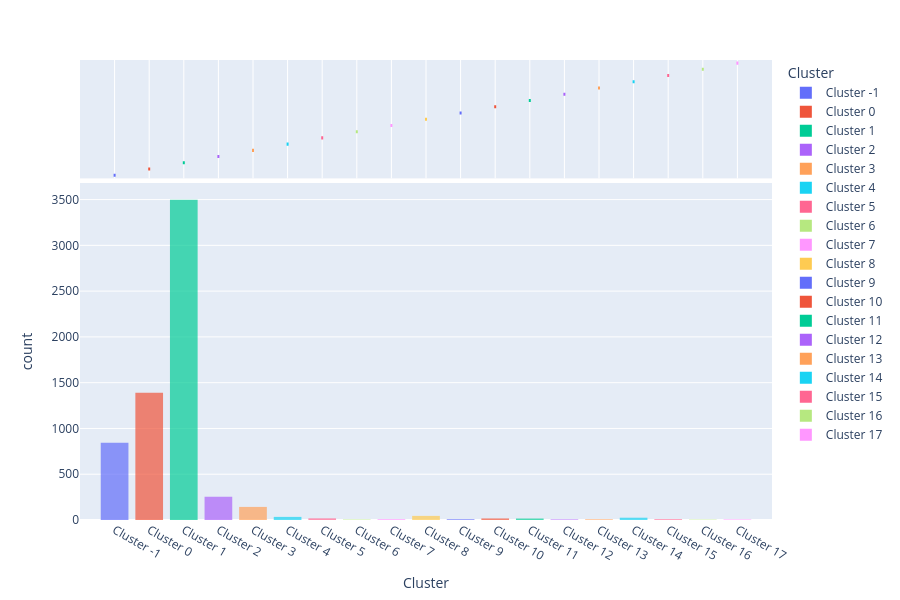

Source (notebook cell):
### Markdown cell above
Exiba um gráfico com a distribuição dos clusters gerados.

### Code cell
plot_model(dbscan, plot='distribution')

### Figure 1 — Plotly figure (JSON) as saved in the notebook; plotly's stock layout.template omitted (floating-point values rounded to 4 significant figures; data arrays with more than 128 entries replaced by an {"elided": "..."} marker saying what was removed)
{"data": [{"alignmentgroup": "True", "bingroup": "x", "hovertemplate": "Cluster=%{x}<br>count=%{y}<extra></extra>", "legendgroup": "Cluster -1", "marker": {"color": "#636efa", "opacity": 0.7, "pattern": {"shape": ""}}, "name": "Cluster -1", "offsetgroup": "Cluster -1", "orientation": "v", "showlegend": true, "type": "histogram", "x": {"elided": "844 str values"}, "xaxis": "x", "yaxis": "y"}, {"alignmentgroup": "True", "customdata": {"elided": "844x10 mixed values"}, "hovertemplate": "Cluster=%{x}<br>status_type=%{customdata[0]}<br>num_reactions=%{customdata[1]}<br>num_comments=%{customdata[2]}<br>num_shares=%{customdata[3]}<br>num_likes=%{customdata[4]}<br>num_loves=%{customdata[5]}<br>num_wows=%{customdata[6]}<br>num_hahas=%{customdata[7]}<br>num_sads=%{customdata[8]}<br>num_angrys=%{customdata[9]}<extra></extra>", "legendgroup": "Cluster -1", "marker": {"color": "#636efa"}, "name": "Cluster -1", "notched": true, "offsetgroup": "Cluster -1", "showlegend": false, "type": "box", "x": {"elided": "844 str values"}, "xaxis": "x2", "yaxis": "y2"}, {"alignmentgroup": "True", "bingroup": "x", "hovertemplate": "Cluster=%{x}<br>count=%{y}<extra></extra>", "legendgroup": "Cluster 0", "marker": {"color": "#EF553B", "opacity": 0.7, "pattern": {"shape": ""}}, "name": "Cluster 0", "offsetgroup": "Cluster 0", "orientation": "v", "showlegend": true, "type": "histogram", "x": {"elided": "1391 str values"}, "xaxis": "x", "yaxis": "y"}, {"alignmentgroup": "True", "customdata": {"elided": "1391x10 mixed values"}, "hovertemplate": "Cluster=%{x}<br>status_type=%{customdata[0]}<br>num_reactions=%{customdata[1]}<br>num_comments=%{customdata[2]}<br>num_shares=%{customdata[3]}<br>num_likes=%{customdata[4]}<br>num_loves=%{customdata[5]}<br>num_wows=%{customdata[6]}<br>num_hahas=%{customdata[7]}<br>num_sads=%{customdata[8]}<br>num_angrys=%{customdata[9]}<extra></extra>", "legendgroup": "Cluster 0", "marker": {"color": "#EF553B"}, "name": "Cluster 0", "notched": true, "offsetgroup": "Cluster 0", "showlegend": false, "type": "box", "x": {"elided": "1391 str values"}, "xaxis": "x2", "yaxis": "y2"}, {"alignmentgroup": "True", "bingroup": "x", "hovertemplate": "Cluster=%{x}<br>count=%{y}<extra></extra>", "legendgroup": "Cluster 1", "marker": {"color": "#00cc96", "opacity": 0.7, "pattern": {"shape": ""}}, "name": "Cluster 1", "offsetgroup": "Cluster 1", "orientation": "v", "showlegend": true, "type": "histogram", "x": {"elided": "3497 str values"}, "xaxis": "x", "yaxis": "y"}, {"alignmentgroup": "True", "customdata": {"elided": "3497x10 mixed values"}, "hovertemplate": "Cluster=%{x}<br>status_type=%{customdata[0]}<br>num_reactions=%{customdata[1]}<br>num_comments=%{customdata[2]}<br>num_shares=%{customdata[3]}<br>num_likes=%{customdata[4]}<br>num_loves=%{customdata[5]}<br>num_wows=%{customdata[6]}<br>num_hahas=%{customdata[7]}<br>num_sads=%{customdata[8]}<br>num_angrys=%{customdata[9]}<extra></extra>", "legendgroup": "Cluster 1", "marker": {"color": "#00cc96"}, "name": "Cluster 1", "notched": true, "offsetgroup": "Cluster 1", "showlegend": false, "type": "box", "x": {"elided": "3497 str values"}, "xaxis": "x2", "yaxis": "y2"}, {"alignmentgroup": "True", "bingroup": "x", "hovertemplate": "Cluster=%{x}<br>count=%{y}<extra></extra>", "legendgroup": "Cluster 2", "marker": {"color": "#ab63fa", "opacity": 0.7, "pattern": {"shape": ""}}, "name": "Cluster 2", "offsetgroup": "Cluster 2", "orientation": "v", "showlegend": true, "type": "histogram", "x": {"elided": "254 str values"}, "xaxis": "x", "yaxis": "y"}, {"alignmentgroup": "True", "customdata": {"elided": "254x10 mixed values"}, "hovertemplate": "Cluster=%{x}<br>status_type=%{customdata[0]}<br>num_reactions=%{customdata[1]}<br>num_comments=%{customdata[2]}<br>num_shares=%{customdata[3]}<br>num_likes=%{customdata[4]}<br>num_loves=%{customdata[5]}<br>num_wows=%{customdata[6]}<br>num_hahas=%{customdata[7]}<br>num_sads=%{customdata[8]}<br>num_angrys=%{customdata[9]}<extra></extra>", "legendgroup": "Cluster 2", "marker": {"color": "#ab63fa"}, "name": "Cluster 2", "notched": true, "offsetgroup": "Cluster 2", "showlegend": false, "type": "box", "x": {"elided": "254 str values"}, "xaxis": "x2", "yaxis": "y2"}, {"alignmentgroup": "True", "bingroup": "x", "hovertemplate": "Cluster=%{x}<br>count=%{y}<extra></extra>", "legendgroup": "Cluster 3", "marker": {"color": "#FFA15A", "opacity": 0.7, "pattern": {"shape": ""}}, "name": "Cluster 3", "offsetgroup": "Cluster 3", "orientation": "v", "showlegend": true, "type": "histogram", "x": {"elided": "143 str values"}, "xaxis": "x", "yaxis": "y"}, {"alignmentgroup": "True", "customdata": {"elided": "143x10 mixed values"}, "hovertemplate": "Cluster=%{x}<br>status_type=%{customdata[0]}<br>num_reactions=%{customdata[1]}<br>num_comments=%{customdata[2]}<br>num_shares=%{customdata[3]}<br>num_likes=%{customdata[4]}<br>num_loves=%{customdata[5]}<br>num_wows=%{customdata[6]}<br>num_hahas=%{customdata[7]}<br>num_sads=%{customdata[8]}<br>num_angrys=%{customdata[9]}<extra></extra>", "legendgroup": "Cluster 3", "marker": {"color": "#FFA15A"}, "name": "Cluster 3", "notched": true, "offsetgroup": "Cluster 3", "showlegend": false, "type": "box", "x": {"elided": "143 str values"}, "xaxis": "x2", "yaxis": "y2"}, {"alignmentgroup": "True", "bingroup": "x", "hovertemplate": "Cluster=%{x}<br>count=%{y}<extra></extra>", "legendgroup": "Cluster 4", "marker": {"color": "#19d3f3", "opacity": 0.7, "pattern": {"shape": ""}}, "name": "Cluster 4", "offsetgroup": "Cluster 4", "orientation": "v", "showlegend": true, "type": "histogram", "x": ["Cluster 4", "Cluster 4", "Cluster 4", "Cluster 4", "Cluster 4", "Cluster 4", "Cluster 4", "Cluster 4", "Cluster 4", "Cluster 4", "Cluster 4", "Cluster 4", "Cluster 4", "Cluster 4", "Cluster 4", "Cluster 4", "Cluster 4", "Cluster 4", "Cluster 4", "Cluster 4", "Cluster 4", "Cluster 4", "Cluster 4", "Cluster 4", "Cluster 4", "Cluster 4", "Cluster 4", "Cluster 4", "Cluster 4", "Cluster 4", "Cluster 4", "Cluster 4", "Cluster 4", "Cluster 4"], "xaxis": "x", "yaxis": "y"}, {"alignmentgroup": "True", "customdata": {"elided": "34x10 mixed values"}, "hovertemplate": "Cluster=%{x}<br>status_type=%{customdata[0]}<br>num_reactions=%{customdata[1]}<br>num_comments=%{customdata[2]}<br>num_shares=%{customdata[3]}<br>num_likes=%{customdata[4]}<br>num_loves=%{customdata[5]}<br>num_wows=%{customdata[6]}<br>num_hahas=%{customdata[7]}<br>num_sads=%{customdata[8]}<br>num_angrys=%{customdata[9]}<extra></extra>", "legendgroup": "Cluster 4", "marker": {"color": "#19d3f3"}, "name": "Cluster 4", "notched": true, "offsetgroup": "Cluster 4", "showlegend": false, "type": "box", "x": ["Cluster 4", "Cluster 4", "Cluster 4", "Cluster 4", "Cluster 4", "Cluster 4", "Cluster 4", "Cluster 4", "Cluster 4", "Cluster 4", "Cluster 4", "Cluster 4", "Cluster 4", "Cluster 4", "Cluster 4", "Cluster 4", "Cluster 4", "Cluster 4", "Cluster 4", "Cluster 4", "Cluster 4", "Cluster 4", "Cluster 4", "Cluster 4", "Cluster 4", "Cluster 4", "Cluster 4", "Cluster 4", "Cluster 4", "Cluster 4", "Cluster 4", "Cluster 4", "Cluster 4", "Cluster 4"], "xaxis": "x2", "yaxis": "y2"}, {"alignmentgroup": "True", "bingroup": "x", "hovertemplate": "Cluster=%{x}<br>count=%{y}<extra></extra>", "legendgroup": "Cluster 5", "marker": {"color": "#FF6692", "opacity": 0.7, "pattern": {"shape": ""}}, "name": "Cluster 5", "offsetgroup": "Cluster 5", "orientation": "v", "showlegend": true, "type": "histogram", "x": ["Cluster 5", "Cluster 5", "Cluster 5", "Cluster 5", "Cluster 5", "Cluster 5", "Cluster 5", "Cluster 5", "Cluster 5", "Cluster 5", "Cluster 5", "Cluster 5", "Cluster 5", "Cluster 5", "Cluster 5", "Cluster 5", "Cluster 5", "Cluster 5"], "xaxis": "x", "yaxis": "y"}, {"alignmentgroup": "True", "customdata": {"elided": "18x10 mixed values"}, "hovertemplate": "Cluster=%{x}<br>status_type=%{customdata[0]}<br>num_reactions=%{customdata[1]}<br>num_comments=%{customdata[2]}<br>num_shares=%{customdata[3]}<br>num_likes=%{customdata[4]}<br>num_loves=%{customdata[5]}<br>num_wows=%{customdata[6]}<br>num_hahas=%{customdata[7]}<br>num_sads=%{customdata[8]}<br>num_angrys=%{customdata[9]}<extra></extra>", "legendgroup": "Cluster 5", "marker": {"color": "#FF6692"}, "name": "Cluster 5", "notched": true, "offsetgroup": "Cluster 5", "showlegend": false, "type": "box", "x": ["Cluster 5", "Cluster 5", "Cluster 5", "Cluster 5", "Cluster 5", "Cluster 5", "Cluster 5", "Cluster 5", "Cluster 5", "Cluster 5", "Cluster 5", "Cluster 5", "Cluster 5", "Cluster 5", "Cluster 5", "Cluster 5", "Cluster 5", "Cluster 5"], "xaxis": "x2", "yaxis": "y2"}, {"alignmentgroup": "True", "bingroup": "x", "hovertemplate": "Cluster=%{x}<br>count=%{y}<extra></extra>", "legendgroup": "Cluster 6", "marker": {"color": "#B6E880", "opacity": 0.7, "pattern": {"shape": ""}}, "name": "Cluster 6", "offsetgroup": "Cluster 6", "orientation": "v", "showlegend": true, "type": "histogram", "x": ["Cluster 6", "Cluster 6", "Cluster 6", "Cluster 6", "Cluster 6", "Cluster 6"], "xaxis": "x", "yaxis": "y"}, {"alignmentgroup": "True", "customdata": [["video", 378, 512, 30, 348, 27, 2, 0, 0, 1], ["video", 247, 606, 26, 191, 54, 0, 1, 0, 1], ["video", 228, 507, 42, 184, 40, 1, 2, 0, 1], ["video", 295, 453, 53, 260, 32, 1, 1, 0, 1], ["video", 299, 564, 42, 262, 34, 1, 1, 0, 1], ["video", 214, 778, 56, 181, 29, 1, 2, 0, 1]], "hovertemplate": "Cluster=%{x}<br>status_type=%{customdata[0]}<br>num_reactions=%{customdata[1]}<br>num_comments=%{customdata[2]}<br>num_shares=%{customdata[3]}<br>num_likes=%{customdata[4]}<br>num_loves=%{customdata[5]}<br>num_wows=%{customdata[6]}<br>num_hahas=%{customdata[7]}<br>num_sads=%{customdata[8]}<br>num_angrys=%{customdata[9]}<extra></extra>", "legendgroup": "Cluster 6", "marker": {"color": "#B6E880"}, "name": "Cluster 6", "notched": true, "offsetgroup": "Cluster 6", "showlegend": false, "type": "box", "x": ["Cluster 6", "Cluster 6", "Cluster 6", "Cluster 6", "Cluster 6", "Cluster 6"], "xaxis": "x2", "yaxis": "y2"}, {"alignmentgroup": "True", "bingroup": "x", "hovertemplate": "Cluster=%{x}<br>count=%{y}<extra></extra>", "legendgroup": "Cluster 7", "marker": {"color": "#FF97FF", "opacity": 0.7, "pattern": {"shape": ""}}, "name": "Cluster 7", "offsetgroup": "Cluster 7", "orientation": "v", "showlegend": true, "type": "histogram", "x": ["Cluster 7", "Cluster 7", "Cluster 7", "Cluster 7", "Cluster 7", "Cluster 7", "Cluster 7", "Cluster 7", "Cluster 7", "Cluster 7"], "xaxis": "x", "yaxis": "y"}, {"alignmentgroup": "True", "customdata": [["status", 31, 9, 0, 28, 0, 0, 2, 1, 0], ["status", 70, 12, 0, 66, 0, 2, 1, 1, 0], ["status", 101, 18, 1, 94, 1, 5, 0, 1, 0], ["status", 53, 7, 0, 52, 0, 0, 0, 1, 0], ["status", 160, 265, 0, 155, 3, 1, 0, 1, 0], ["status", 47, 1, 0, 45, 0, 0, 1, 1, 0], ["status", 124, 24, 1, 119, 4, 0, 0, 1, 0], ["status", 19, 0, 0, 18, 0, 0, 0, 1, 0], ["status", 82, 14, 0, 78, 3, 0, 0, 1, 0], ["status", 87, 28, 0, 86, 0, 0, 0, 1, 0]], "hovertemplate": "Cluster=%{x}<br>status_type=%{customdata[0]}<br>num_reactions=%{customdata[1]}<br>num_comments=%{customdata[2]}<br>num_shares=%{customdata[3]}<br>num_likes=%{customdata[4]}<br>num_loves=%{customdata[5]}<br>num_wows=%{customdata[6]}<br>num_hahas=%{customdata[7]}<br>num_sads=%{customdata[8]}<br>num_angrys=%{customdata[9]}<extra></extra>", "legendgroup": "Cluster 7", "marker": {"color": "#FF97FF"}, "name": "Cluster 7", "notched": true, "offsetgroup": "Cluster 7", "showlegend": false, "type": "box", "x": ["Cluster 7", "Cluster 7", "Cluster 7", "Cluster 7", "Cluster 7", "Cluster 7", "Cluster 7", "Cluster 7", "Cluster 7", "Cluster 7"], "xaxis": "x2", "yaxis": "y2"}, {"alignmentgroup": "True", "bingroup": "x", "hovertemplate": "Cluster=%{x}<br>count=%{y}<extra></extra>", "legendgroup": "Cluster 8", "marker": {"color": "#FECB52", "opacity": 0.7, "pattern": {"shape": ""}}, "name": "Cluster 8", "offsetgroup": "Cluster 8", "orientation": "v", "showlegend": true, "type": "histogram", "x": ["Cluster 8", "Cluster 8", "Cluster 8", "Cluster 8", "Cluster 8", "Cluster 8", "Cluster 8", "Cluster 8", "Cluster 8", "Cluster 8", "Cluster 8", "Cluster 8", "Cluster 8", "Cluster 8", "Cluster 8", "Cluster 8", "Cluster 8", "Cluster 8", "Cluster 8", "Cluster 8", "Cluster 8", "Cluster 8", "Cluster 8", "Cluster 8", "Cluster 8", "Cluster 8", "Cluster 8", "Cluster 8", "Cluster 8", "Cluster 8", "Cluster 8", "Cluster 8", "Cluster 8", "Cluster 8", "Cluster 8", "Cluster 8", "Cluster 8", "Cluster 8", "Cluster 8", "Cluster 8", "Cluster 8", "Cluster 8", "Cluster 8", "Cluster 8", "Cluster 8"], "xaxis": "x", "yaxis": "y"}, {"alignmentgroup": "True", "customdata": {"elided": "45x10 mixed values"}, "hovertemplate": "Cluster=%{x}<br>status_type=%{customdata[0]}<br>num_reactions=%{customdata[1]}<br>num_comments=%{customdata[2]}<br>num_shares=%{customdata[3]}<br>num_likes=%{customdata[4]}<br>num_loves=%{customdata[5]}<br>num_wows=%{customdata[6]}<br>num_hahas=%{customdata[7]}<br>num_sads=%{customdata[8]}<br>num_angrys=%{customdata[9]}<extra></extra>", "legendgroup": "Cluster 8", "marker": {"color": "#FECB52"}, "name": "Cluster 8", "notched": true, "offsetgroup": "Cluster 8", "showlegend": false, "type": "box", "x": ["Cluster 8", "Cluster 8", "Cluster 8", "Cluster 8", "Cluster 8", "Cluster 8", "Cluster 8", "Cluster 8", "Cluster 8", "Cluster 8", "Cluster 8", "Cluster 8", "Cluster 8", "Cluster 8", "Cluster 8", "Cluster 8", "Cluster 8", "Cluster 8", "Cluster 8", "Cluster 8", "Cluster 8", "Cluster 8", "Cluster 8", "Cluster 8", "Cluster 8", "Cluster 8", "Cluster 8", "Cluster 8", "Cluster 8", "Cluster 8", "Cluster 8", "Cluster 8", "Cluster 8", "Cluster 8", "Cluster 8", "Cluster 8", "Cluster 8", "Cluster 8", "Cluster 8", "Cluster 8", "Cluster 8", "Cluster 8", "Cluster 8", "Cluster 8", "Cluster 8"], "xaxis": "x2", "yaxis": "y2"}, {"alignmentgroup": "True", "bingroup": "x", "hovertemplate": "Cluster=%{x}<br>count=%{y}<extra></extra>", "legendgroup": "Cluster 9", "marker": {"color": "#636efa", "opacity": 0.7, "pattern": {"shape": ""}}, "name": "Cluster 9", "offsetgroup": "Cluster 9", "orientation": "v", "showlegend": true, "type": "histogram", "x": ["Cluster 9", "Cluster 9", "Cluster 9", "Cluster 9", "Cluster 9", "Cluster 9", "Cluster 9", "Cluster 9", "Cluster 9"], "xaxis": "x", "yaxis": "y"}, {"alignmentgroup": "True", "customdata": [["link", 1182, 0, 0, 1182, 0, 0, 0, 0, 0], ["link", 1444, 6, 1, 1444, 0, 0, 0, 0, 0], ["link", 1032, 9, 0, 1032, 0, 0, 0, 0, 0], ["link", 1010, 14, 4, 1010, 0, 0, 0, 0, 0], ["link", 1212, 7, 1, 1212, 0, 0, 0, 0, 0], ["link", 1342, 4, 0, 1342, 0, 0, 0, 0, 0], ["link", 1169, 3, 26, 1169, 0, 0, 0, 0, 0], ["link", 1132, 16, 8, 1132, 0, 0, 0, 0, 0], ["link", 1182, 0, 0, 1182, 0, 0, 0, 0, 0]], "hovertemplate": "Cluster=%{x}<br>status_type=%{customdata[0]}<br>num_reactions=%{customdata[1]}<br>num_comments=%{customdata[2]}<br>num_shares=%{customdata[3]}<br>num_likes=%{customdata[4]}<br>num_loves=%{customdata[5]}<br>num_wows=%{customdata[6]}<br>num_hahas=%{customdata[7]}<br>num_sads=%{customdata[8]}<br>num_angrys=%{customdata[9]}<extra></extra>", "legendgroup": "Cluster 9", "marker": {"color": "#636efa"}, "name": "Cluster 9", "notched": true, "offsetgroup": "Cluster 9", "showlegend": false, "type": "box", "x": ["Cluster 9", "Cluster 9", "Cluster 9", "Cluster 9", "Cluster 9", "Cluster 9", "Cluster 9", "Cluster 9", "Cluster 9"], "xaxis": "x2", "yaxis": "y2"}, {"alignmentgroup": "True", "bingroup": "x", "hovertemplate": "Cluster=%{x}<br>count=%{y}<extra></extra>", "legendgroup": "Cluster 10", "marker": {"color": "#EF553B", "opacity": 0.7, "pattern": {"shape": ""}}, "name": "Cluster 10", "offsetgroup": "Cluster 10", "orientation": "v", "showlegend": true, "type": "histogram", "x": ["Cluster 10", "Cluster 10", "Cluster 10", "Cluster 10", "Cluster 10", "Cluster 10", "Cluster 10", "Cluster 10", "Cluster 10", "Cluster 10", "Cluster 10", "Cluster 10", "Cluster 10", "Cluster 10", "Cluster 10", "Cluster 10", "Cluster 10"], "xaxis": "x", "yaxis": "y"}, {"alignmentgroup": "True", "customdata": {"elided": "17x10 mixed values"}, "hovertemplate": "Cluster=%{x}<br>status_type=%{customdata[0]}<br>num_reactions=%{customdata[1]}<br>num_comments=%{customdata[2]}<br>num_shares=%{customdata[3]}<br>num_likes=%{customdata[4]}<br>num_loves=%{customdata[5]}<br>num_wows=%{customdata[6]}<br>num_hahas=%{customdata[7]}<br>num_sads=%{customdata[8]}<br>num_angrys=%{customdata[9]}<extra></extra>", "legendgroup": "Cluster 10", "marker": {"color": "#EF553B"}, "name": "Cluster 10", "notched": true, "offsetgroup": "Cluster 10", "showlegend": false, "type": "box", "x": ["Cluster 10", "Cluster 10", "Cluster 10", "Cluster 10", "Cluster 10", "Cluster 10", "Cluster 10", "Cluster 10", "Cluster 10", "Cluster 10", "Cluster 10", "Cluster 10", "Cluster 10", "Cluster 10", "Cluster 10", "Cluster 10", "Cluster 10"], "xaxis": "x2", "yaxis": "y2"}, {"alignmentgroup": "True", "bingroup": "x", "hovertemplate": "Cluster=%{x}<br>count=%{y}<extra></extra>", "legendgroup": "Cluster 11", "marker": {"color": "#00cc96", "opacity": 0.7, "pattern": {"shape": ""}}, "name": "Cluster 11", "offsetgroup": "Cluster 11", "orientation": "v", "showlegend": true, "type": "histogram", "x": ["Cluster 11", "Cluster 11", "Cluster 11", "Cluster 11", "Cluster 11", "Cluster 11", "Cluster 11", "Cluster 11", "Cluster 11", "Cluster 11", "Cluster 11", "Cluster 11", "Cluster 11", "Cluster 11", "Cluster 11", "Cluster 11"], "xaxis": "x", "yaxis": "y"}, {"alignmentgroup": "True", "customdata": {"elided": "16x10 mixed values"}, "hovertemplate": "Cluster=%{x}<br>status_type=%{customdata[0]}<br>num_reactions=%{customdata[1]}<br>num_comments=%{customdata[2]}<br>num_shares=%{customdata[3]}<br>num_likes=%{customdata[4]}<br>num_loves=%{customdata[5]}<br>num_wows=%{customdata[6]}<br>num_hahas=%{customdata[7]}<br>num_sads=%{customdata[8]}<br>num_angrys=%{customdata[9]}<extra></extra>", "legendgroup": "Cluster 11", "marker": {"color": "#00cc96"}, "name": "Cluster 11", "notched": true, "offsetgroup": "Cluster 11", "showlegend": false, "type": "box", "x": ["Cluster 11", "Cluster 11", "Cluster 11", "Cluster 11", "Cluster 11", "Cluster 11", "Cluster 11", "Cluster 11", "Cluster 11", "Cluster 11", "Cluster 11", "Cluster 11", "Cluster 11", "Cluster 11", "Cluster 11", "Cluster 11"], "xaxis": "x2", "yaxis": "y2"}, {"alignmentgroup": "True", "bingroup": "x", "hovertemplate": "Cluster=%{x}<br>count=%{y}<extra></extra>", "legendgroup": "Cluster 12", "marker": {"color": "#ab63fa", "opacity": 0.7, "pattern": {"shape": ""}}, "name": "Cluster 12", "offsetgroup": "Cluster 12", "orientation": "v", "showlegend": true, "type": "histogram", "x": ["Cluster 12", "Cluster 12", "Cluster 12", "Cluster 12", "Cluster 12", "Cluster 12", "Cluster 12"], "xaxis": "x", "yaxis": "y"}, {"alignmentgroup": "True", "customdata": [["photo", 15, 4, 0, 10, 2, 0, 0, 3, 0], ["photo", 16, 8, 0, 12, 1, 0, 0, 3, 0], ["photo", 14, 0, 0, 11, 0, 0, 0, 3, 0], ["photo", 73, 1, 17, 66, 4, 0, 0, 3, 0], ["photo", 155, 1, 4, 148, 4, 0, 0, 3, 0], ["photo", 245, 2, 0, 239, 3, 0, 0, 3, 0], ["photo", 35, 2, 0, 30, 0, 1, 1, 3, 0]], "hovertemplate": "Cluster=%{x}<br>status_type=%{customdata[0]}<br>num_reactions=%{customdata[1]}<br>num_comments=%{customdata[2]}<br>num_shares=%{customdata[3]}<br>num_likes=%{customdata[4]}<br>num_loves=%{customdata[5]}<br>num_wows=%{customdata[6]}<br>num_hahas=%{customdata[7]}<br>num_sads=%{customdata[8]}<br>num_angrys=%{customdata[9]}<extra></extra>", "legendgroup": "Cluster 12", "marker": {"color": "#ab63fa"}, "name": "Cluster 12", "notched": true, "offsetgroup": "Cluster 12", "showlegend": false, "type": "box", "x": ["Cluster 12", "Cluster 12", "Cluster 12", "Cluster 12", "Cluster 12", "Cluster 12", "Cluster 12"], "xaxis": "x2", "yaxis": "y2"}, {"alignmentgroup": "True", "bingroup": "x", "hovertemplate": "Cluster=%{x}<br>count=%{y}<extra></extra>", "legendgroup": "Cluster 13", "marker": {"color": "#FFA15A", "opacity": 0.7, "pattern": {"shape": ""}}, "name": "Cluster 13", "offsetgroup": "Cluster 13", "orientation": "v", "showlegend": true, "type": "histogram", "x": ["Cluster 13", "Cluster 13", "Cluster 13", "Cluster 13", "Cluster 13", "Cluster 13", "Cluster 13", "Cluster 13"], "xaxis": "x", "yaxis": "y"}, {"alignmentgroup": "True", "customdata": [["photo", 48, 0, 1, 43, 1, 0, 0, 4, 0], ["photo", 234, 0, 0, 224, 6, 0, 0, 4, 0], ["photo", 108, 102, 0, 103, 0, 1, 0, 4, 0], ["photo", 218, 2, 5, 214, 0, 0, 0, 4, 0], ["photo", 77, 0, 1, 73, 0, 0, 0, 4, 0], ["photo", 137, 12, 0, 130, 2, 1, 0, 4, 0], ["photo", 223, 19, 1, 211, 7, 1, 0, 4, 0], ["photo", 210, 0, 6, 202, 4, 0, 0, 4, 0]], "hovertemplate": "Cluster=%{x}<br>status_type=%{customdata[0]}<br>num_reactions=%{customdata[1]}<br>num_comments=%{customdata[2]}<br>num_shares=%{customdata[3]}<br>num_likes=%{customdata[4]}<br>num_loves=%{customdata[5]}<br>num_wows=%{customdata[6]}<br>num_hahas=%{customdata[7]}<br>num_sads=%{customdata[8]}<br>num_angrys=%{customdata[9]}<extra></extra>", "legendgroup": "Cluster 13", "marker": {"color": "#FFA15A"}, "name": "Cluster 13", "notched": true, "offsetgroup": "Cluster 13", "showlegend": false, "type": "box", "x": ["Cluster 13", "Cluster 13", "Cluster 13", "Cluster 13", "Cluster 13", "Cluster 13", "Cluster 13", "Cluster 13"], "xaxis": "x2", "yaxis": "y2"}, {"alignmentgroup": "True", "bingroup": "x", "hovertemplate": "Cluster=%{x}<br>count=%{y}<extra></extra>", "legendgroup": "Cluster 14", "marker": {"color": "#19d3f3", "opacity": 0.7, "pattern": {"shape": ""}}, "name": "Cluster 14", "offsetgroup": "Cluster 14", "orientation": "v", "showlegend": true, "type": "histogram", "x": ["Cluster 14", "Cluster 14", "Cluster 14", "Cluster 14", "Cluster 14", "Cluster 14", "Cluster 14", "Cluster 14", "Cluster 14", "Cluster 14", "Cluster 14", "Cluster 14", "Cluster 14", "Cluster 14", "Cluster 14", "Cluster 14", "Cluster 14", "Cluster 14", "Cluster 14", "Cluster 14", "Cluster 14", "Cluster 14", "Cluster 14", "Cluster 14", "Cluster 14"], "xaxis": "x", "yaxis": "y"}, {"alignmentgroup": "True", "customdata": {"elided": "25x10 mixed values"}, "hovertemplate": "Cluster=%{x}<br>status_type=%{customdata[0]}<br>num_reactions=%{customdata[1]}<br>num_comments=%{customdata[2]}<br>num_shares=%{customdata[3]}<br>num_likes=%{customdata[4]}<br>num_loves=%{customdata[5]}<br>num_wows=%{customdata[6]}<br>num_hahas=%{customdata[7]}<br>num_sads=%{customdata[8]}<br>num_angrys=%{customdata[9]}<extra></extra>", "legendgroup": "Cluster 14", "marker": {"color": "#19d3f3"}, "name": "Cluster 14", "notched": true, "offsetgroup": "Cluster 14", "showlegend": false, "type": "box", "x": ["Cluster 14", "Cluster 14", "Cluster 14", "Cluster 14", "Cluster 14", "Cluster 14", "Cluster 14", "Cluster 14", "Cluster 14", "Cluster 14", "Cluster 14", "Cluster 14", "Cluster 14", "Cluster 14", "Cluster 14", "Cluster 14", "Cluster 14", "Cluster 14", "Cluster 14", "Cluster 14", "Cluster 14", "Cluster 14", "Cluster 14", "Cluster 14", "Cluster 14"], "xaxis": "x2", "yaxis": "y2"}, {"alignmentgroup": "True", "bingroup": "x", "hovertemplate": "Cluster=%{x}<br>count=%{y}<extra></extra>", "legendgroup": "Cluster 15", "marker": {"color": "#FF6692", "opacity": 0.7, "pattern": {"shape": ""}}, "name": "Cluster 15", "offsetgroup": "Cluster 15", "orientation": "v", "showlegend": true, "type": "histogram", "x": ["Cluster 15", "Cluster 15", "Cluster 15", "Cluster 15", "Cluster 15", "Cluster 15", "Cluster 15", "Cluster 15", "Cluster 15"], "xaxis": "x", "yaxis": "y"}, {"alignmentgroup": "True", "customdata": [["photo", 81, 13, 2, 79, 0, 0, 0, 2, 0], ["photo", 58, 3, 0, 56, 0, 0, 0, 2, 0], ["photo", 132, 10, 1, 124, 5, 1, 0, 2, 0], ["photo", 26, 4, 0, 24, 0, 0, 0, 2, 0], ["photo", 54, 16, 0, 51, 1, 0, 0, 2, 0], ["photo", 251, 5, 0, 249, 0, 0, 0, 2, 0], ["photo", 16, 0, 0, 14, 0, 0, 0, 2, 0], ["photo", 19, 6, 0, 17, 0, 0, 0, 2, 0], ["photo", 36, 2, 0, 34, 0, 0, 0, 2, 0]], "hovertemplate": "Cluster=%{x}<br>status_type=%{customdata[0]}<br>num_reactions=%{customdata[1]}<br>num_comments=%{customdata[2]}<br>num_shares=%{customdata[3]}<br>num_likes=%{customdata[4]}<br>num_loves=%{customdata[5]}<br>num_wows=%{customdata[6]}<br>num_hahas=%{customdata[7]}<br>num_sads=%{customdata[8]}<br>num_angrys=%{customdata[9]}<extra></extra>", "legendgroup": "Cluster 15", "marker": {"color": "#FF6692"}, "name": "Cluster 15", "notched": true, "offsetgroup": "Cluster 15", "showlegend": false, "type": "box", "x": ["Cluster 15", "Cluster 15", "Cluster 15", "Cluster 15", "Cluster 15", "Cluster 15", "Cluster 15", "Cluster 15", "Cluster 15"], "xaxis": "x2", "yaxis": "y2"}, {"alignmentgroup": "True", "bingroup": "x", "hovertemplate": "Cluster=%{x}<br>count=%{y}<extra></extra>", "legendgroup": "Cluster 16", "marker": {"color": "#B6E880", "opacity": 0.7, "pattern": {"shape": ""}}, "name": "Cluster 16", "offsetgroup": "Cluster 16", "orientation": "v", "showlegend": true, "type": "histogram", "x": ["Cluster 16", "Cluster 16", "Cluster 16", "Cluster 16", "Cluster 16"], "xaxis": "x", "yaxis": "y"}, {"alignmentgroup": "True", "customdata": [["video", 2836, 48, 7, 2836, 0, 0, 0, 0, 0], ["video", 2713, 67, 15, 2713, 0, 0, 0, 0, 0], ["video", 2669, 23, 2, 2669, 0, 0, 0, 0, 0], ["video", 2785, 26, 1, 2785, 0, 0, 0, 0, 0], ["video", 2613, 50, 3, 2613, 0, 0, 0, 0, 0]], "hovertemplate": "Cluster=%{x}<br>status_type=%{customdata[0]}<br>num_reactions=%{customdata[1]}<br>num_comments=%{customdata[2]}<br>num_shares=%{customdata[3]}<br>num_likes=%{customdata[4]}<br>num_loves=%{customdata[5]}<br>num_wows=%{customdata[6]}<br>num_hahas=%{customdata[7]}<br>num_sads=%{customdata[8]}<br>num_angrys=%{customdata[9]}<extra></extra>", "legendgroup": "Cluster 16", "marker": {"color": "#B6E880"}, "name": "Cluster 16", "notched": true, "offsetgroup": "Cluster 16", "showlegend": false, "type": "box", "x": ["Cluster 16", "Cluster 16", "Cluster 16", "Cluster 16", "Cluster 16"], "xaxis": "x2", "yaxis": "y2"}, {"alignmentgroup": "True", "bingroup": "x", "hovertemplate": "Cluster=%{x}<br>count=%{y}<extra></extra>", "legendgroup": "Cluster 17", "marker": {"color": "#FF97FF", "opacity": 0.7, "pattern": {"shape": ""}}, "name": "Cluster 17", "offsetgroup": "Cluster 17", "orientation": "v", "showlegend": true, "type": "histogram", "x": ["Cluster 17", "Cluster 17", "Cluster 17", "Cluster 17", "Cluster 17", "Cluster 17", "Cluster 17"], "xaxis": "x", "yaxis": "y"}, {"alignmentgroup": "True", "customdata": [["video", 155, 33, 0, 138, 16, 0, 0, 0, 1], ["video", 132, 89, 40, 110, 20, 1, 0, 0, 1], ["video", 225, 1, 31, 222, 2, 0, 0, 0, 1], ["video", 51, 81, 18, 47, 3, 0, 0, 0, 1], ["video", 216, 251, 34, 199, 16, 0, 0, 0, 1], ["video", 202, 145, 23, 182, 19, 0, 0, 0, 1], ["video", 128, 60, 11, 114, 13, 0, 0, 0, 1]], "hovertemplate": "Cluster=%{x}<br>status_type=%{customdata[0]}<br>num_reactions=%{customdata[1]}<br>num_comments=%{customdata[2]}<br>num_shares=%{customdata[3]}<br>num_likes=%{customdata[4]}<br>num_loves=%{customdata[5]}<br>num_wows=%{customdata[6]}<br>num_hahas=%{customdata[7]}<br>num_sads=%{customdata[8]}<br>num_angrys=%{customdata[9]}<extra></extra>", "legendgroup": "Cluster 17", "marker": {"color": "#FF97FF"}, "name": "Cluster 17", "notched": true, "offsetgroup": "Cluster 17", "showlegend": false, "type": "box", "x": ["Cluster 17", "Cluster 17", "Cluster 17", "Cluster 17", "Cluster 17", "Cluster 17", "Cluster 17"], "xaxis": "x2", "yaxis": "y2"}], "layout": {"barmode": "relative", "height": 600, "legend": {"title": {"text": "Cluster"}, "tracegroupgap": 0}, "margin": {"t": 60}, "xaxis": {"anchor": "y", "categoryarray": ["Cluster -1", "Cluster 0", "Cluster 1", "Cluster 2", "Cluster 3", "Cluster 4", "Cluster 5", "Cluster 6", "Cluster 7", "Cluster 8", "Cluster 9", "Cluster 10", "Cluster 11", "Cluster 12", "Cluster 13", "Cluster 14", "Cluster 15", "Cluster 16", "Cluster 17"], "categoryorder": "array", "domain": [0, 1], "title": {"text": "Cluster"}}, "xaxis2": {"anchor": "y2", "domain": [0, 1], "matches": "x", "showgrid": true, "showticklabels": false}, "yaxis": {"anchor": "x", "domain": [0, 0.7326], "title": {"text": "count"}}, "yaxis2": {"anchor": "x2", "domain": [0.7426, 1], "matches": "y2", "showgrid": false, "showline": false, "showticklabels": false, "ticks": ""}}}
